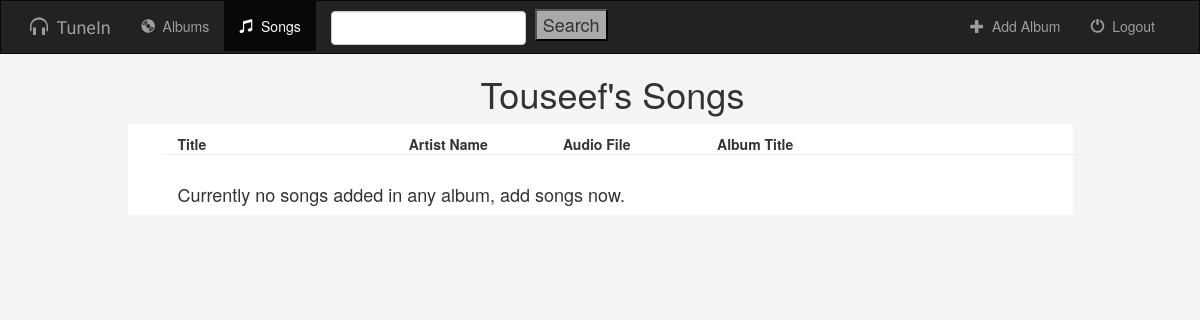
Page /music/songs/ (signed in) on the earlier database version.
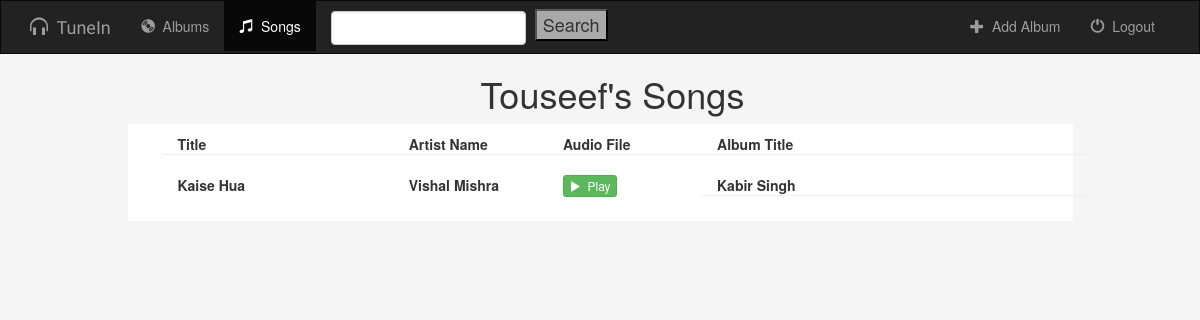
Same page on the later database version.
### music/models.py (models this page shows, shortened)
class Song(models.Model):
    album = models.ForeignKey(Album , on_delete=models.CASCADE,related_name="songs",null=True,blank=True)
    song_name = models.CharField(max_length = 100)
    artist_name = models.CharField(max_length = 100)
    audio_file = models.FileField(null=True)

class Album(models.Model):
    user =  models.ForeignKey(User , on_delete = models.CASCADE,related_name="albums",null=True,blank=True)
    album_title = models.CharField(max_length = 50)
    album_logo = models.ImageField(null=True,blank=True,default=logo_default)
    language = models.CharField(max_length = 50)

### music/views.py (the view)
# urls.py: path("music/songs/",views.mysongs,name="mysongs"),
def mysongs(request):
    user = User.objects.get(username = request.user.username)
    albums = user.albums.all()
    count = albums.count()
    flag = 0
    songcount =1
    for album in albums:
        if(album.songs.all().count()!=0):
            flag = 1
            break
    if(flag==0 and count!=0):
        songcount = 0
    return render(request,"music/mysongs.html",{
        "albums": albums,
        "user": request.user.username.capitalize(),
        "count": count,
        "songcount": songcount
    })

### music/templates/music/mysongs.html (shortened to what this page needs)
<!DOCTYPE html>
<html>
    <head>
        <link rel="stylesheet" type="text/css" href="https://maxcdn.bootstrapcdn.com/bootstrap/3.3.7/css/bootstrap.min.css">
    </head>
    <body style="background-color: whitesmoke;">
        <nav style="border-radius: 0;" class="navbar navbar-inverse">
            <div class="container fluid">
                <div class="navbar-header">
                    <a style="font-family: 'Satisfy',cursive;" class="navbar-brand" href="{% url 'index' %}">
                        <span class="glyphicon glyphicon-headphones" aria-hidden="true"></span>&nbsp; TuneIn
                    </a>
                </div>
                <div class="collapse navbar-collapse" id="topNavBar">
                    <ul class="nav navbar-nav">
                        <li class="">
                            <a href="{% url 'index' %}">
                                <span class="glyphicon glyphicon-cd" aria-hidden="true"></span>&nbsp; Albums
                            </a>
                        </li>
                        <li class="active">
                            <a href="{% url 'mysongs' %}">
                                <span class="glyphicon glyphicon-music" aria-hidden="true"></span>&nbsp; Songs
                            </a>
                        </li>
                    </ul>
                    <form class="navbar-form navbar-left"  method="post" action="{% url 'search' %}">
                        <div class="form-group">
                            <input type="text" class="form-control" name="q" value="">
                        </div>
                        <button style="font-size: large;background-color: darkgray;margin-left: 5px;" type="submit" class="btn-Secondary">
                            Search
                        </button>
                    </form>
                    <ul class="nav navbar-nav navbar-right">
                        <li class="">
                            <a href="{% url 'add' %}">
                                <span class="glyphicon glyphicon-plus" aria-hidden="true"></span>&nbsp; Add Album
                            </a>
                        </li>
                        <li class="">
                            <a href="{% url 'logout' %}">
                                <span class="glyphicon glyphicon-off" aria-hidden="true"></span>&nbsp; Logout
                            </a>
                        </li>
                    </ul>
                </div>
            </div>
        </nav>
        {% ifequal count 0 %}
        {% else %}
            <h1 style="margin-left: 25px;text-align: center;">
                {{user}}'s Songs
            </h1>
        {% endifequal %}
        <div class="container">
            <div class="row">
                <div class="col-sm-1"></div>
                <div class="col-sm-10">
                    <div style="background: white;padding-left: 10px;padding-top: 10px;">
                    <ul style="list-style: none;">
                        <li><div class="row">
                            <div class="col-sm-3"><b>Title</b></div>
                            <div class="col-sm-2"><b>Artist Name</b></div>
                            <div class="col-sm-2"><b>Audio File</b></div>
                            <div class="col-sm-2"><b>Album Title</b></div>
                            <hr>
                        </div></li>
                    {% for album in albums %}
                        {% for song in album.songs.all %}
                        <li style="padding-bottom: 5px;"><div class="row">
                            <div class="col-sm-3"><b>{{song.song_name}}</b></div>
                            <div class="col-sm-2"><b>{{song.artist_name}}</b></div>
                            <div class="col-sm-2"><b><button style="margin-bottom: 5px;" class="btn btn-success btn-xs" type="button" onclick="window.location.href = window.location.href+'{{song.album.album_title}}/'+'{{song.song_name}}/';"><span class="glyphicon glyphicon-play" aria-hidden="true"></span>&nbsp; Play</button></b></div>
                            <div class="col-sm-2"><b>{{song.album.album_title}}</b></div>
                            <hr>
                        </div></li>
                        {% endfor %}
                        {% empty %}
                            <h4 style="text-align: left;padding-top: 5px;padding-bottom: 10px;">Currently no songs added. <p>
                                <h4 style="padding-bottom: 10px;"> After an album is created you will then be able to add/upload songs. Currently supported file types are WAV, MP3 and OGG.</h4>
                            </p></h4>
                    {% endfor %}
                    {% ifequal songcount 0 %}
                            <h4 style="padding-bottom: 10px;">Currently no songs added in any album, add songs now.</h4>
                    {% endifequal %}
                    </ul>
                </div>
        </div>
        <div class="col-sm-1"></div>
        </div>
        </div>
        </body>
        </html>

Differences in the rows shown:
added Song: song_name "Kaise Hua", artist_name "Vishal Mishra", album.album_title "Kabir Singh"
Other differences:
text no longer shown: "Currently no songs added in any album, add songs now."
